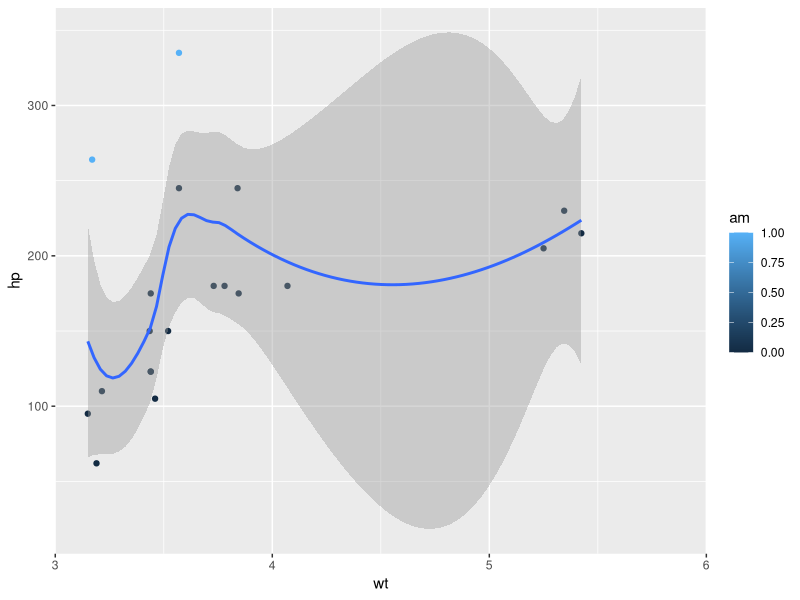
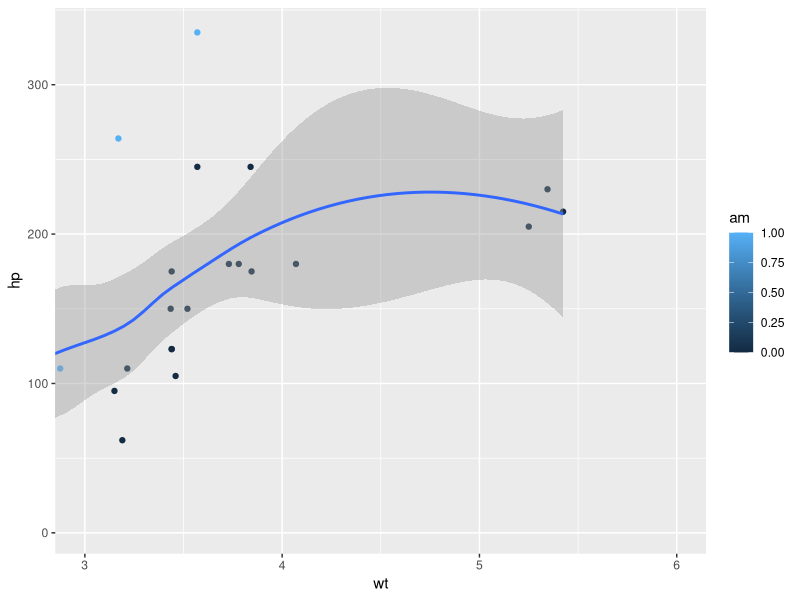
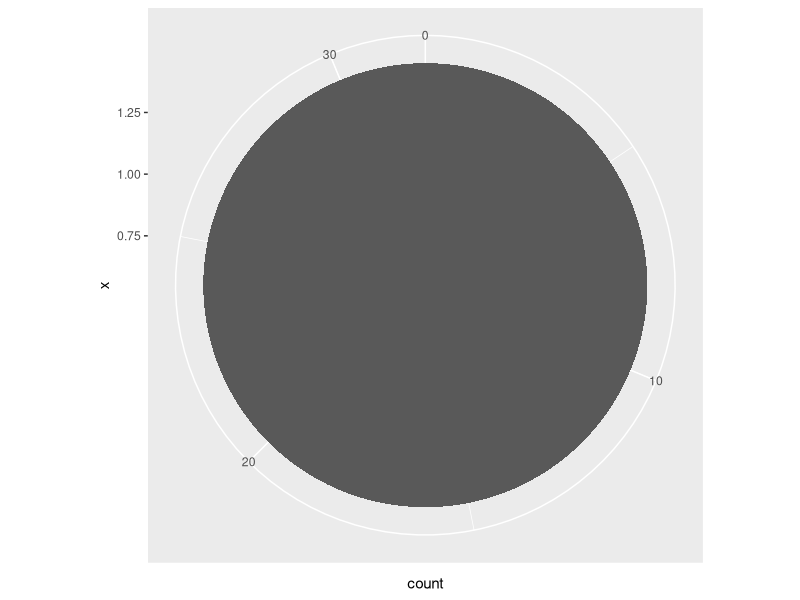
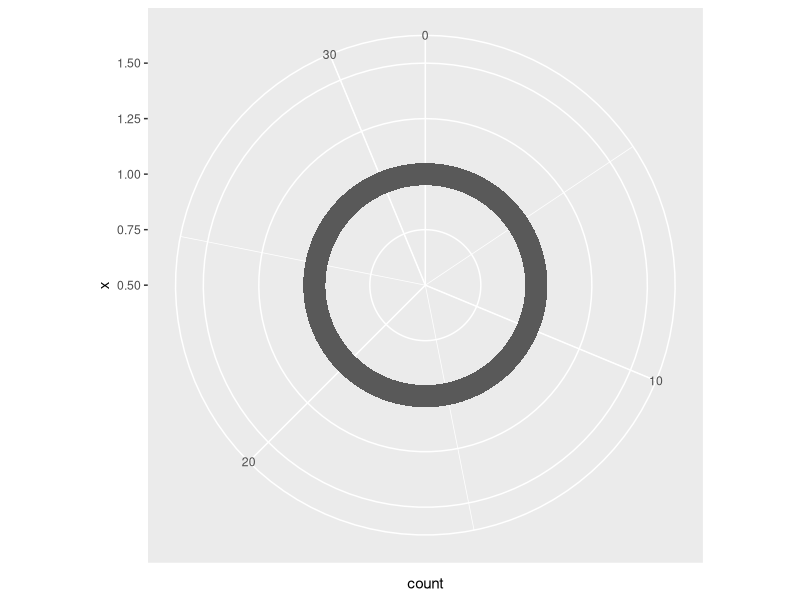

Write the R code that produced these figures, in order.
## ---- chunk 1
knitr::opts_chunk$set(echo = TRUE)
require(tidyverse)
## ---- chunk 2
# Basic ggplot() command, coded for you
p <- ggplot(mtcars, aes(x = wt, y = hp, col = am)) + geom_point() + geom_smooth()

# Add scale_x_continuous()
p + 
  scale_x_continuous(limits = c(3, 6), expand = c(0, 0))

# Add coord_cartesian(): the proper way to zoom in
p +
  coord_cartesian(xlim = c(3, 6))
## ---- chunk 3

## ---- chunk 4
# Create a stacked bar plot: wide.bar
wide.bar <- ggplot(mtcars, aes(x = 1, fill = cyl)) +
              geom_bar()

# Convert wide.bar to pie chart
wide.bar +
  coord_polar(theta = "y")

# Create stacked bar plot: thin.bar
thin.bar <- ggplot(mtcars, aes(x = 1, fill = cyl)) +
              geom_bar(width = .1) +
              scale_x_continuous(limits = c(0.5,1.5))

# Convert thin.bar to "ring" type pie chart
thin.bar +
  coord_polar(theta = "y")
